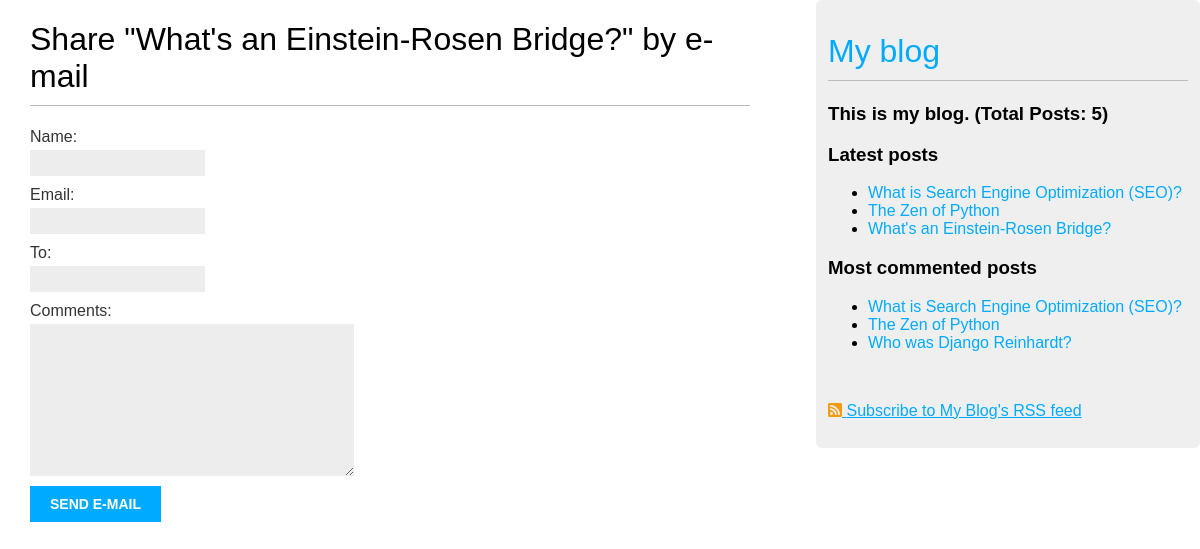
Before: /blog/2/share/ with the older database file.
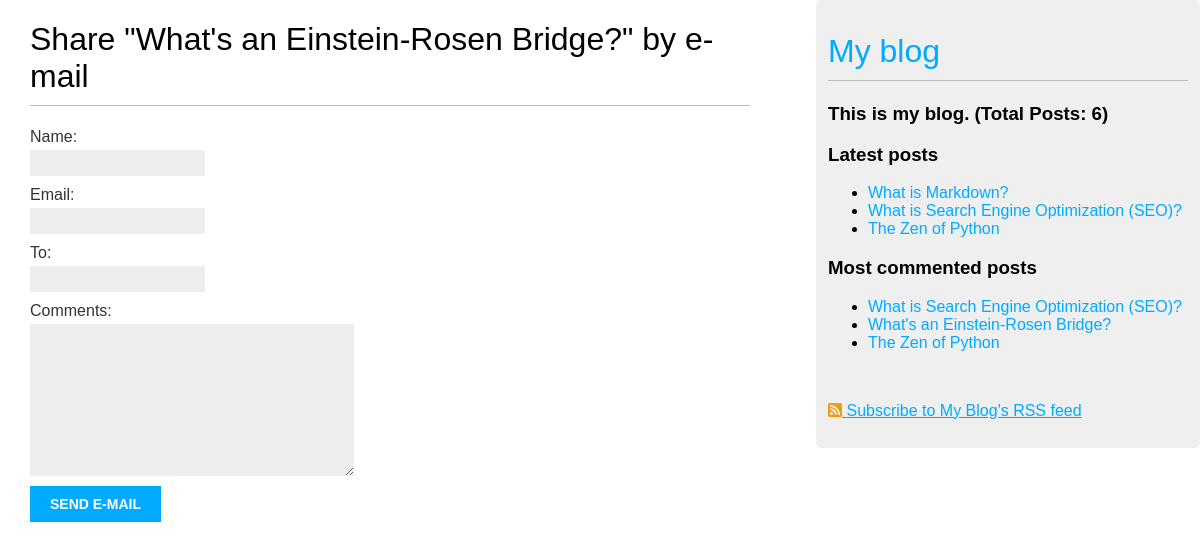
After: the same page with the newer database file.
### blog/models.py (models this page shows, shortened)
class Post(models.Model):
    STATUS_CHOICES = (
        ("draft", "Draft"),
        ("published", "Published"),
    )
    title = models.CharField(max_length=250)
    slug = models.SlugField(max_length=250, unique_for_date="publish")
    author = models.ForeignKey(User, related_name="blog_posts", on_delete=models.CASCADE)
    body = models.TextField()
    publish = models.DateTimeField(default=timezone.now)
    created = models.DateTimeField(auto_now_add=True)
    updated = models.DateTimeField(auto_now=True)
    status = models.CharField(max_length=10, choices=STATUS_CHOICES, default="draft")
    tags = TaggableManager()
    class Meta:
        ordering = ('-publish',)
    objects = models.Manager()  # Default Manager
    published = PublishedManager()  # Our custom manager
    drafted = DraftedManager()  # Our custom manager
    def get_absolute_url(self):
        return reverse('blog:post_detail',
                       args=[self.publish.year,
                             self.publish.strftime('%m'),
                             self.publish.strftime('%d'),
                             self.slug])

### blog/views.py (the view, shortened to what this page needs)
# urls.py: url(r'^(?P<post_id>\d+)/share/$', views.share_post, name='share_post'),
def share_post(request, post_id):
    post = get_object_or_404(Post, id=post_id, status='published')
    form = EmailPostForm()
    return render(request, 'blog/post/share.html', {'post': post, 'form': form})

### blog/forms.py
class EmailPostForm(Form):
    name = CharField(max_length=32)
    email = EmailField()
    to = EmailField()
    comments = CharField(required=False, widget=Textarea)

### blog/models.py (called while the page is built)
    def get_queryset(self):
        return super(PublishedManager, self).get_queryset().filter(status='published')

### blog/templatetags/blog_tags.py (called while the page is built)
@register.simple_tag
def total_posts():
    return Post.published.count()

@register.inclusion_tag('blog/post/latest_posts.html')
def show_latest_posts(count=5):
    latest_posts = Post.published.order_by('-publish')[:count]
    return {'latest_posts': latest_posts}

@register.simple_tag
def get_most_commented_posts(count=5):
    return Post.published.annotate(total_comments=Count('comments')).order_by('-total_comments')[:count]

### templates/blog/post/share.html (shortened to what this page needs)
{% extends "blog/base.html" %}
{% block content %}
    <h1>Share "{{ post.title }}" by e-mail</h1>
    <form action="{% url 'blog:share_post' post.id %}" method="post">
        {{ form.as_p }}
        <input type="submit" value="Send e-mail">
    </form>
{% endblock %}

### templates/blog/base.html (shortened to what this page needs)
{% load blog_tags %}
{% load staticfiles %}
<!DOCTYPE html>
<html lang="en">
<head>
    <link href="{% static 'blog/css/blog.css' %}" rel="stylesheet">
    <link href="{% static 'blog/css/fontawesome-all.min.css' %}" rel="stylesheet">
</head>
<body>
    <div id="content">
        {% block content %}
        {% endblock %}
    </div>
    <div id="sidebar">
        <a href="{% url 'blog:post_list' %}"><h1>My blog</h1></a>
        <h3>This is my blog. (Total Posts: {% total_posts %})</h3>
        <h3>Latest posts</h3>
        {% show_latest_posts 3 %}
        <h3>Most commented posts</h3>
        {% get_most_commented_posts 3 as most_commented_posts %}
        <ul>
            {% for post in most_commented_posts %}
                <li>
                    <a href="{{ post.get_absolute_url }}">{{ post.title }}</a>
                </li>
            {% endfor %}
        </ul>
        <br>
        <p>
            <a href="{% url 'blog:post_feed' %}" target="_blank" style="text-decoration: underline;">
                <i class="fas fa-rss-square" style="color: #f39c12"></i> Subscribe to My Blog's RSS feed
            </a>
        </p>
    </div>
</body>
</html>

### templates/blog/post/latest_posts.html
<ul>
    {% for post in latest_posts %}
        <li>
            <a href="{{ post.get_absolute_url }}">{{ post.title }}</a>
        </li>
    {% endfor %}
</ul>

### static/blog/css/blog.css (style rules this page uses)
body { margin: 0; padding: 0; font-family: helvetica, sans-serif; }
a { color: #00ABFF; text-decoration: none; }
h1 { font-weight: normal; border-bottom: 1px solid #bbb; padding: 0 0 10px 0; }
#content { float: left; width: 60%; padding: 0 0 0 30px; }
#sidebar { float: right; width: 30%; padding: 10px; background: #efefef; height: 100%; border: 2px solid transparent; border-radius: 6px; }
label { float: left; clear: both; color: #333; margin-bottom: 4px; }
input, textarea { clear: both; float: left; margin: 0 0 10px; background: #ededed; border: 0; padding: 6px 10px; font-size: 12px; }
input[type=submit] { font-weight: bold; background: #00abff; color: #fff; padding: 10px 20px; font-size: 14px; text-transform: uppercase; }

Changed rows visible on the page:
no longer on this page (row unchanged): Post: title "Who was Django Reinhardt?", shown under "Most commented posts"
shown differently, row unchanged: Post "What's an Einstein-Rosen Bridge?": moves from the list under "Latest posts" to the list under "Most commented posts"
added Post: title "What is Markdown?", shown under "Latest posts"
Other visible differences:
text no longer shown: "5"
text now shown: "6"
